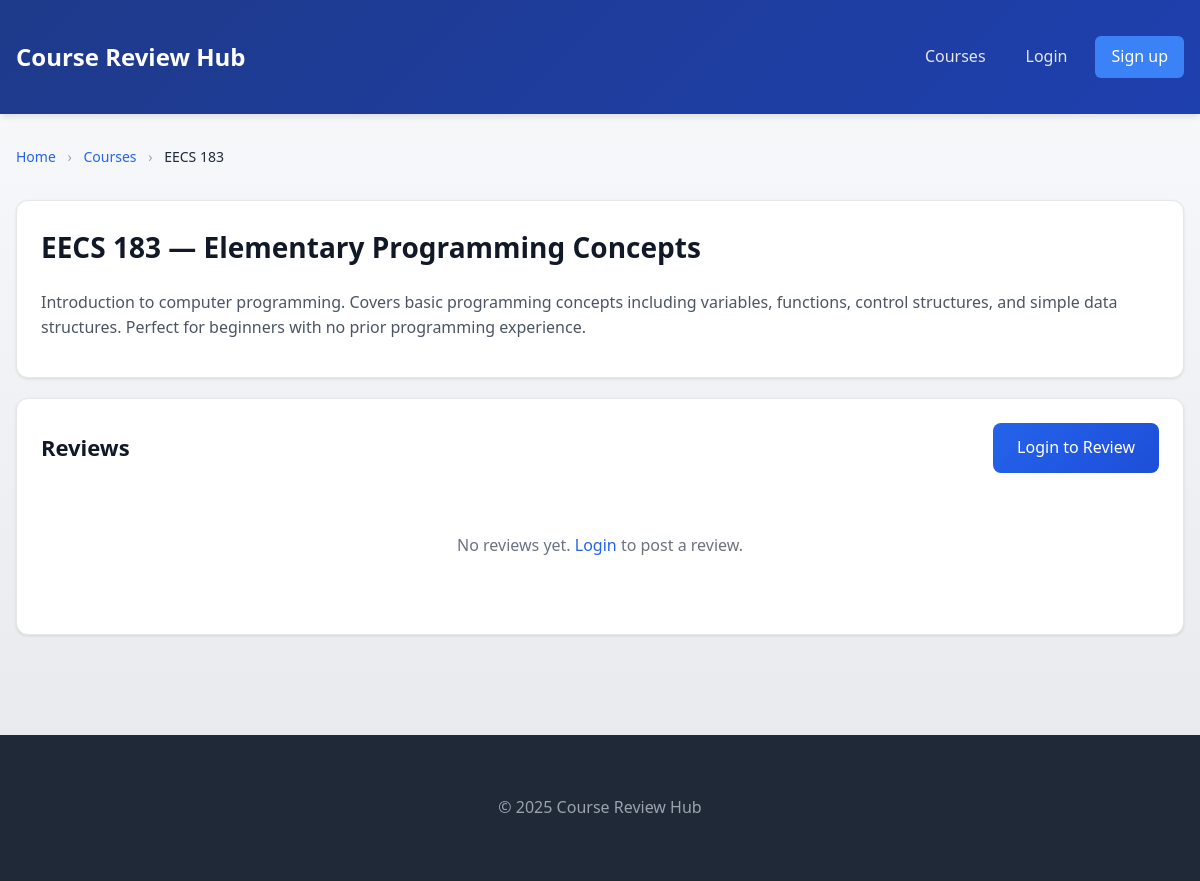
The app's page /course.php?id=1 with its own data.
### tables this page shows
CREATE TABLE IF NOT EXISTS courses (
	id INT AUTO_INCREMENT PRIMARY KEY,
	code VARCHAR(32) NOT NULL UNIQUE,
	title VARCHAR(200) NOT NULL,
	description TEXT,
	created_at TIMESTAMP DEFAULT CURRENT_TIMESTAMP
);

### includes/helpers.php (called while the page is built, shortened)
<?php
function h(?string $value): string {
	return htmlspecialchars($value ?? '', ENT_QUOTES | ENT_SUBSTITUTE, 'UTF-8');
}

### includes/auth.php (called while the page is built, shortened)
<?php
require_once __DIR__ . '/helpers.php';
function current_user(): ?array {
	return $_SESSION['user'] ?? null;
}

### public/course.php (the view, shortened to what this page needs)
<?php
require_once __DIR__ . '/../includes/auth.php';
$pdo = get_pdo();
$id = (int)($_GET['id'] ?? 0);
$stmt = $pdo->prepare('SELECT * FROM courses WHERE id = ?');
$stmt->execute([$id]);
$course = $stmt->fetch();
$stmt = $pdo->prepare('SELECT r.*, u.name AS user_name FROM reviews r JOIN users u ON u.id = r.user_id WHERE r.course_id = ? ORDER BY r.created_at DESC');
$stmt->execute([$id]);
$reviews = $stmt->fetchAll();
include __DIR__ . '/../includes/header.php';
?>
<nav class="breadcrumb">
	<a href="/index.php">Home</a>
	<span class="breadcrumb-separator">›</span>
	<a href="/index.php">Courses</a>
	<span class="breadcrumb-separator">›</span>
	<span class="breadcrumb-current"><?= h($course['code']) ?></span>
</nav>
<div class="card">
	<h1><?= h($course['code']) ?> — <?= h($course['title']) ?></h1>
	<p><?= nl2br(h($course['description'] ?? '')) ?></p>
</div>
<div class="card">
	<div style="display: flex; justify-content: space-between; align-items: center; margin-bottom: 20px;">
		<h2 style="margin: 0;">Reviews</h2>
		<?php if (current_user()): ?>
			<a href="/add_review.php?course_id=<?= (int)$course['id'] ?>" class="button-primary" style="text-decoration: none;">+ Add Review</a>
		<?php else: ?>
			<a href="/login.php" class="button-primary" style="text-decoration: none;">Login to Review</a>
		<?php endif; ?>
	</div>
	<?php if (empty($reviews)): ?>
		<p style="text-align: center; color: #6b7280; padding: 40px 0;">
			No reviews yet.<?php if (current_user()): ?> <a href="/add_review.php?course_id=<?= (int)$course['id'] ?>">Be the first to review!</a><?php else: ?> <a href="/login.php">Login</a> to post a review.<?php endif; ?>
		</p>
	<?php endif; ?>
</div>
<?php include __DIR__ . '/../includes/footer.php'; ?>

### assets/styles.css (style rules this page uses)
* { box-sizing: border-box; }
body { margin: 0; font-family: system-ui, -apple-system, 'Segoe UI', Roboto, 'Helvetica Neue', Arial, sans-serif; color: #1f2937; background: linear-gradient(to bottom, #f8fafc 0%, #e5e7eb 100%); min-height: 100vh; line-height: 1.6; }
a { color: #2563eb; text-decoration: none; transition: color 0.2s; }
.card { background: #fff; border: 1px solid #e5e7eb; border-radius: 12px; padding: 24px; margin-bottom: 20px; box-shadow: 0 1px 3px rgba(0, 0, 0, 0.1); transition: box-shadow 0.2s, transform 0.2s; }
.card h1 { margin-top: 0; margin-bottom: 20px; color: #111827; font-size: 28px; font-weight: 700; }
.card h2 { margin-top: 0; margin-bottom: 16px; color: #111827; font-size: 22px; font-weight: 600; }
.card p { margin: 12px 0; color: #4b5563; }
.button-primary { background: linear-gradient(135deg, #2563eb 0%, #1d4ed8 100%); color: #fff; padding: 12px 24px; border: 0; border-radius: 8px; cursor: pointer; font-size: 16px; font-weight: 500; transition: background 0.2s, transform 0.1s; }
.breadcrumb { margin-bottom: 20px; padding: 12px 0; font-size: 14px; color: #6b7280; }
.breadcrumb a { color: #2563eb; text-decoration: none; transition: color 0.2s; }
.breadcrumb-separator { margin: 0 8px; color: #9ca3af; }
.breadcrumb-current { color: #1f2937; font-weight: 500; }

### records on screen
courses: code "EECS 183", title "Elementary Programming Concepts", description "Introduction to computer programming. Covers basic programming concepts including variables, functions, control structures, and simple data structures. Perfect for beginners with no prior programming experience."
